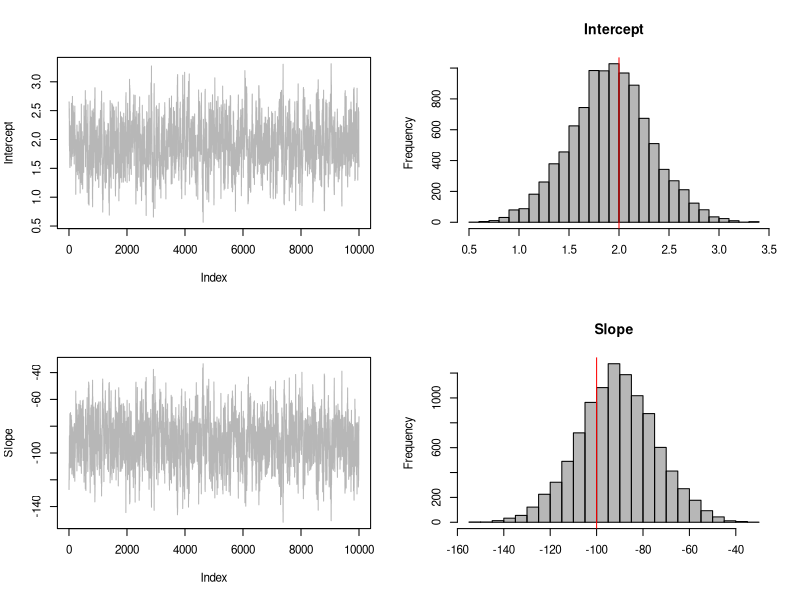

Here is the R script that generated this plot:
####################################################################
##
##   Logistic regression with Metropolis sampling
##    - Random walk proposals
##    - Drawing proposals independently
##
##   date:   20/3/2018
##   author: Balint Tamasi
##
####################################################################

####################################################################
## Simulate data
####################################################################
set.seed(100)
beta0 <- 2
beta1 <- -100
n <- sample(c(15, 20, 25, 30, 35, 40), 8, replace = TRUE)
x <- runif(length(n), 0.001, 0.05)
p <- plogis(beta0 + beta1 * x)
y <- mapply(function(n, p) rbinom(1, n, p), n = n, p = p)
dat <- data.frame(x = x, y = y, n = n)


####################################################################
## Log posterior kernel of logistic regression parameters
####################################################################
log_post_logit <- function(y, n, x, b0, b1) {
  p <- plogis(b0 + b1 * x)
  ## Likelihood
  lik <- sum(dbinom(y, n, p, log = TRUE))
  ## Prior: independent normals
  pri_b0 <- dnorm(b0, mean = 0, sd = 100, log = TRUE)
  pri_b1 <- dnorm(b1, mean = 0, sd = 100, log = TRUE)
  return(pri_b0 + pri_b1 + lik)
}


####################################################################
## Parameters to be tweaked
####################################################################
n_sim    <- 10000 ## # of draws to be saved
n_burnin <- 5000  ## burn-in pariod
thin     <- 5     ## thinning the Markov chain
s0       <- 1     ## SD of the proposal for intercept
s1       <- 10    ## SD of the proposal for slope


####################################################################
## MCMC
####################################################################
set.seed(100)

post <- matrix(0, nrow = n_sim, ncol = 2)
b1_old <- 0 ## initial slope
b0_old <- 1 ## initial intercept
for (i in 1:(n_sim*thin + n_burnin)) {
  ## Intercept, conditional on slope
  b0 <- b0_old + rnorm(1, mean = 0, sd = s0) ## RW proposal
  acc_prob <- min(0, log_post_logit(dat$y, dat$n, dat$x, b0, b1_old) -
                    log_post_logit(dat$y, dat$n, dat$x, b0_old, b1_old))
  if (acc_prob > log(runif(1))) {
    b0_old <- b0
  } else {
    b0 <- b0_old
  }
  ## Slope, conditional on intercept
  b1 <- b1_old + rnorm(1, mean = 0, sd = s1) ## RW proposal
  acc_prob <- min(0, log_post_logit(dat$y, dat$n, dat$x, b0, b1) -
                    log_post_logit(dat$y, dat$n, dat$x, b0, b1_old))
  if (acc_prob > log(runif(1))) {
    b1_old <- b1
  } else {
    b1 <- b1_old
  }
  
  if (i > n_burnin & (i - n_burnin) %% thin == 0) {
    post[(i - n_burnin) / thin, ] <- c(b0, b1)
  }
}


####################################################################
## Results
####################################################################
sim_sum <- function(x) 
  c(mean = mean(x), sd = sd(x), quantile(x, c(0.025, 0.5, 0.975)))

sim_sum(post[, 1])
sim_sum(post[, 2])

par(mfrow = c(2, 2), cex = 0.7)
plot(post[, 1], type = "l", ylab = "Intercept", col = grey(0.3,0.4))
hist(post[, 1], col = grey(0.3, 0.4), breaks = 30,
     main = "Intercept", xlab = "")
abline(v = beta0, col = "red")
plot(post[, 2], type = "l", ylab = "Slope", col = grey(0.3,0.4))
hist(post[, 2], col = grey(0.3, 0.4), breaks = 30,
     main = "Slope", xlab = "")
abline(v = beta1, col = "red")